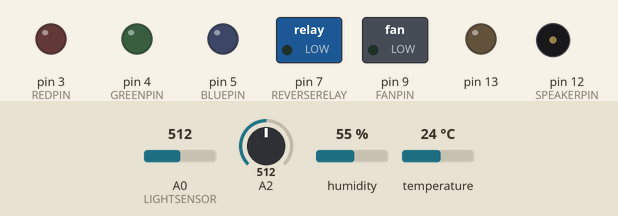
Bench run of a sketch on a simulated Arduino Uno, built with avr-gcc and run on an emulated ATmega328P. On the bench: switched loads named in the sketch (green lamp = pin HIGH), output pins drawn as LEDs (lit = HIGH), buzzer (waves = sounding, pin HIGH). The inputs (shaded band) are chosen by the test bench; at power-on: A0 (LIGHTSENSOR) = 512, A2 = 512, humidity 55 %, temperature 24 °C. The local clock reads 2024-03-15 10:24:30 at power-on unless the sketch sets it; what the sketch prints to the serial monitor is not drawn.

Above: at 0.01 s.
At 24.9 s:
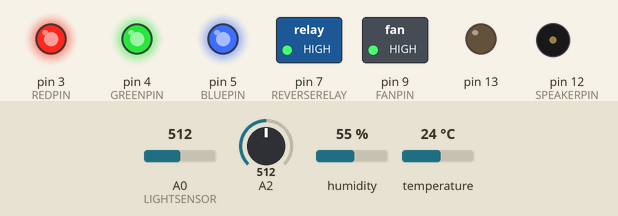
At 28.4 s:
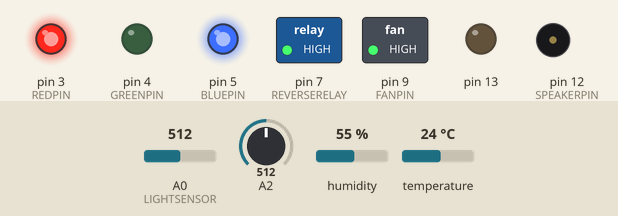
At 35.9 s:
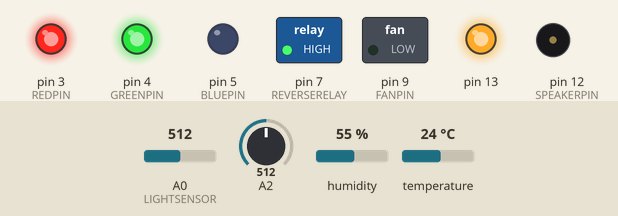
At 59.5 s:
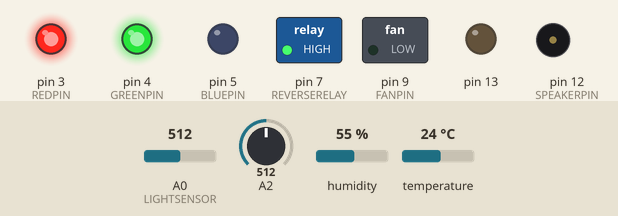
Timing chart, 0 to 61.0 s (numbered marks = the images above):
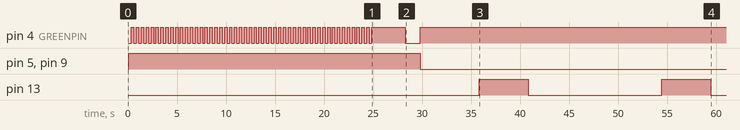

Measured:
- by itself, pin 4 (GREENPIN): goes 48 × (LOW 0.25 s, HIGH 0.25 s), LOW 0.25 s, HIGH 3.4 s, LOW 1.5 s, then HIGH
- by itself, pin 5 (BLUEPIN), pin 9 (FANPIN): HIGH → LOW at 29.8 s
- by itself, pin 13: alternates HIGH for 5.0 s and LOW for 13.6 s

The sketch:

Dapur_complete_WIFI.ino
```cpp
#include <DS3231.h>

#include <SoftwareSerial.h>
#include <EEPROM.h>
#include <Wire.h>
#include <DHT.h>
#include <string.h>

// ----------------------- Bluetooth --------------------------------
// replace with your channelâ€™s thingspeak API key,
#define IP "184.106.153.149" // thingspeak.com IP address
//String apiKey = "WJI6NI76Y57L4EK1";
String GET = "GET /update?api_key=WJI6NI76Y57L4EK1"; // API key
const char* ssid = "Alice_in_wonderLAN";
const char* password = "mbahjambrong";

// ----------------------- Temperature DHT --------------------------
#define         DHTPIN A1
#define         DHTTYPE DHT11                         // DHT 11 which is derived from the chart in datasheet
DHT dht(DHTPIN, DHTTYPE);
bool IsDHTEnabled = true;

// ----------------------- Movement PIR -----------------------------------
int PIRPIN = 8;               // choose the input pin (for PIR sensor)
int pirState = LOW;             // we start, assuming no motion detected
int val = 0;                    // variable for reading the pin status
bool IsPirEnabled = true;

// ----------------------- Sirene ----------------------------------------
int SPEAKERPIN = 12;
bool IsPanicActive = false;
bool IsSireneEnabled = true;

// ----------------------- CLock ----------------------------------------
DS3231  rtc(SDA, SCL);
double startingMinute;
bool isFirstFifteen;

// ------------------------ FAN ------------------------------------------
int FANPIN = 9;
double FANRUNTIME = 5; // in minutes
bool IsFanEnabled = true;
bool IsFanOn = false;
bool IsForcedOn = false;
int LastHour = 25;

// ----------------------- LED STATUS -----------------------------------
int REDPIN = 3;
int GREENPIN = 4;
int BLUEPIN = 5;
int LoopCounter = 0;

// ------------------------ FAN REVERSAL BUTTON --------------------------
#define LIGHTSENSOR A0
int REVERSERELAY = 7;
bool IsReverseEnabled = false;

/************************MQ-2 Gas Sensor************************************/
#define         MQ_PIN                       (2)     //define which analog input channel you are going to use
#define         RL_VALUE                     (5)     //define the load resistance on the board, in kilo ohms
#define         RO_CLEAN_AIR_FACTOR          (9.83)  //RO_CLEAR_AIR_FACTOR=(Sensor resistance in clean air)/RO,
                                                     //which is derived from the chart in datasheet

#define         CALIBARAION_SAMPLE_TIMES     (50)    //define how many samples you are going to take in the calibration phase
#define         CALIBRATION_SAMPLE_INTERVAL  (500)   //define the time interal(in milisecond) between each samples in the
                                                     //cablibration phase
#define         READ_SAMPLE_INTERVAL         (50)    //define how many samples you are going to take in normal operation
#define         READ_SAMPLE_TIMES            (5)     //define the time interal(in milisecond) between each samples in
                                                     //normal operation
#define         GAS_LPG                      (0)
#define         GAS_CO                       (1)
#define         GAS_SMOKE                    (2)

float           LPGCurve[3]  =  {2.3,0.21,-0.47};   //two points are taken from the curve.
                                                    //with these two points, a line is formed which is "approximately equivalent"
                                                    //to the original curve.
                                                    //data format:{ x, y, slope}; point1: (lg200, 0.21), point2: (lg10000, -0.59)
float           COCurve[3]  =  {2.3,0.72,-0.34};    //two points are taken from the curve.
                                                    //with these two points, a line is formed which is "approximately equivalent"
                                                    //to the original curve.
                                                    //data format:{ x, y, slope}; point1: (lg200, 0.72), point2: (lg10000,  0.15)
float           SmokeCurve[3] ={2.3,0.53,-0.44};    //two points are taken from the curve.
                                                    //with these two points, a line is formed which is "approximately equivalent"
                                                    //to the original curve.
                                                    //data format:{ x, y, slope}; point1: (lg200, 0.53), point2: (lg10000,  -0.22)
float           Ro           =  10;                 //Ro is initialized to 10 kilo ohms

bool IsGasSensorEnable = true;
bool IsGasLeaking = false;
int GasTreshold = 30;

String LoadSettings(bool phoneRequest)
{
  char value[512];
  for(int i=0; i<=512; i++)
  {
    value[i]= (char)EEPROM.read(i);
    Serial.println((char)EEPROM.read(i));
  }

  String settingString;
  char *p = value;
  char *str;
  int i = 0;
  while ((str = strtok_r(p, ";", &p)) != NULL) // delimiter is the semicolon
  {
    bool isSkipped;
    if(str[i] == 'S') // speaker
    {
      IsSireneEnabled = (bool)str[i+2];
      Serial.print("Speaker status:");
      Serial.println(IsSireneEnabled);
    }
    else if(str[i] == 'P') // PIR
    {
      if(str[i+2] == '0')
        IsPirEnabled = false;
      else if(str[i+2] == '1')
        IsPirEnabled = true;

      Serial.print("PIR status:");
      Serial.println(IsPirEnabled);
    }
    else if(str[i] == 'T') // DHT
    {
      IsDHTEnabled = (bool)str[i+2];
      Serial.print("DHT status:");
      Serial.println(IsDHTEnabled);
    }
    else if(str[i] == 'G') // MQ2
    {
      IsGasSensorEnable = (bool)str[i+2];
      Serial.print("MQ2 status:");
      Serial.println(IsGasSensorEnable);
    }
    else if(str[i] == 'F') // Fan
    {
      IsFanEnabled = (bool)str[i+2];

      Serial.print("FAN status:");
      Serial.println(IsFanEnabled);
    }
    //else if(str[i] == 'D') // Timer
    //  FANRUNTIME = (
    else
    {
      isSkipped = true;
    }

    if(!isSkipped)
    {
      settingString += str[i] + str[i+1] + str[i+2] + ";";
    }

    Serial.println(str);
  }

  return settingString;
}

void UpdateSettings(String settingValue)
{
  Serial.println("UPDATING");
  for(int i = 0; i < settingValue.length(); i++)
  {
    EEPROM.write(i, (byte)settingValue[i]);
    Serial.println(settingValue[i]);
  }
  LoadSettings(false);
}

// Get Movement Reading
bool GetMovementReadings()
{
  if(!IsPirEnabled)
  {
    return false;
  }

  val = digitalRead(PIRPIN);  // read input value
  if (val == HIGH) {            // check if the input is HIGH
    if (pirState == LOW)
    {
      // we have just turned on
      Serial.println("Motion detected!");
      // We only want to print on the output change, not state
      pirState = HIGH;
    }
  }
  else
  {
    if (pirState == HIGH)
    {
      // we have just turned off
      Serial.println("Motion ended!");
      // We only want to print on the output change, not state
      pirState = LOW;
    }
  }

  if(IsSireneEnabled)
  {
    digitalWrite(SPEAKERPIN, pirState);
  }

  return pirState;
}

// Get MQ2 Sensor value
String GetAirReadings()
{
  String mq2Info = "~L:";
  int lpg = (MQGetGasPercentage(MQRead(MQ_PIN)/Ro,GAS_LPG));
  mq2Info += lpg;
  mq2Info += "~|~C:";
  int co = (MQGetGasPercentage(MQRead(MQ_PIN)/Ro,GAS_CO));
  mq2Info += co;
  mq2Info += "~|~S:";
  int smoke = (MQGetGasPercentage(MQRead(MQ_PIN)/Ro,GAS_SMOKE));
  mq2Info += smoke;
  mq2Info += "~|";

  IsGasLeaking = (lpg > GasTreshold) || (co > GasTreshold) || (smoke > GasTreshold);
  if(IsGasLeaking)
  {
    digitalWrite(REDPIN, LOW);
    digitalWrite(GREENPIN, HIGH);
    digitalWrite(SPEAKERPIN, HIGH);
  }
  else
  {
    digitalWrite(REDPIN, HIGH);
    digitalWrite(SPEAKERPIN, LOW);
  }

  return mq2Info;
}

// Get Temperature reading
float GetTemperature()
{
  return dht.readTemperature();
}

float GetHumidity()
{
  return dht.readHumidity();
}

bool GetFanTimer()
{
  //byte second, minute, hour, dayOfWeek, dayOfMonth, month, year;
  // retrieve data from DS3231
  char *p = rtc.getTimeStr(FORMAT_SHORT);
  char *str;
  String sz[2];
  int i = 0;

  while ((str = strtok_r(p, ":", &p)) != NULL) // delimiter is the semicolon
  {
    sz[i] = (String)str;
    i++;
  }

  int hour = sz[0].toInt();
  int minute = sz[1].toInt();
  if(LastHour != hour)
  {
    startingMinute = minute;
    isFirstFifteen = true;
    LastHour = hour;
  }

  if(isFirstFifteen)
  {
    if(startingMinute <  (60 - FANRUNTIME) && minute > startingMinute + FANRUNTIME)
    {
      isFirstFifteen = false;
      return false;
    }
    else if(startingMinute >= (60 - FANRUNTIME) && (startingMinute + FANRUNTIME) - 60 > minute)
    {
      isFirstFifteen = false;
      return false;
    }
    else
    {
      return true;
    }
  }
return false;
}


/****************** MQResistanceCalculation ****************************************
Input:   raw_adc - raw value read from adc, which represents the voltage
Output:  the calculated sensor resistance
Remarks: The sensor and the load resistor forms a voltage divider. Given the voltage
         across the load resistor and its resistance, the resistance of the sensor
         could be derived.
************************************************************************************/
float MQResistanceCalculation(int raw_adc)
{
  return ( ((float)RL_VALUE*(1023-raw_adc)/raw_adc));
}

/***************************** MQCalibration ****************************************
Input:   mq_pin - analog channel
Output:  Ro of the sensor
Remarks: This function assumes that the sensor is in clean air. It use
         MQResistanceCalculation to calculates the sensor resistance in clean air
         and then divides it with RO_CLEAN_AIR_FACTOR. RO_CLEAN_AIR_FACTOR is about
         10, which differs slightly between different sensors.
************************************************************************************/
float MQCalibration(int mq_pin)
{
  int i;
  float val=0;

  for (i=0;i<CALIBARAION_SAMPLE_TIMES;i++) {            //take multiple samples
    digitalWrite(GREENPIN, 0);
    val += MQResistanceCalculation(analogRead(mq_pin));
    delay(CALIBRATION_SAMPLE_INTERVAL / 2);
    digitalWrite(GREENPIN, 1);
    delay(CALIBRATION_SAMPLE_INTERVAL / 2);
  }
  val = val/CALIBARAION_SAMPLE_TIMES;                   //calculate the average value

  val = val/RO_CLEAN_AIR_FACTOR;                        //divided by RO_CLEAN_AIR_FACTOR yields the Ro
                                                        //according to the chart in the datasheet
  return val;
}
/*****************************  MQRead *********************************************
Input:   mq_pin - analog channel
Output:  Rs of the sensor
Remarks: This function use MQResistanceCalculation to caculate the sensor resistenc (Rs).
         The Rs changes as the sensor is in the different consentration of the target
         gas. The sample times and the time interval between samples could be configured
         by changing the definition of the macros.
************************************************************************************/
float MQRead(int mq_pin)
{
  int i;
  float rs=0;

  for (i=0;i<READ_SAMPLE_TIMES;i++) {
    rs += MQResistanceCalculation(analogRead(mq_pin));
    delay(READ_SAMPLE_INTERVAL);
  }

  rs = rs/READ_SAMPLE_TIMES;

  return rs;
}

/*****************************  MQGetGasPercentage **********************************
Input:   rs_ro_ratio - Rs divided by Ro
         gas_id      - target gas type
Output:  ppm of the target gas
Remarks: This function passes different curves to the MQGetPercentage function which
         calculates the ppm (parts per million) of the target gas.
************************************************************************************/
int MQGetGasPercentage(float rs_ro_ratio, int gas_id)
{
  if ( gas_id == GAS_LPG ) {
     return MQGetPercentage(rs_ro_ratio,LPGCurve);
  } else if ( gas_id == GAS_CO ) {
     return MQGetPercentage(rs_ro_ratio,COCurve);
  } else if ( gas_id == GAS_SMOKE ) {
     return MQGetPercentage(rs_ro_ratio,SmokeCurve);
  }

  return 0;
}

/*****************************  MQGetPercentage **********************************
Input:   rs_ro_ratio - Rs divided by Ro
         pcurve      - pointer to the curve of the target gas
Output:  ppm of the target gas
Remarks: By using the slope and a point of the line. The x(logarithmic value of ppm)
         of the line could be derived if y(rs_ro_ratio) is provided. As it is a
         logarithmic coordinate, power of 10 is used to convert the result to non-logarithmic
         value.
************************************************************************************/
int  MQGetPercentage(float rs_ro_ratio, float *pcurve)
{
  return (pow(10,( ((log(rs_ro_ratio)-pcurve[1])/pcurve[2]) + pcurve[0])));
}

void sendData(float t, float h, bool isGasSafe, int lpg, int co, int smoke, bool isFanOn, float light)
{
  String cmd = "AT+CIPSTART=\"TCP\",\"";
  cmd += IP;
  cmd += "\",80";

  Serial.println(cmd);
  delay(5000);

  if (Serial.find("Error")) {
    return;
  }

  cmd = GET;
  cmd += "&field1=";
  cmd += String(t);
  cmd += "&field2=";
  cmd += String(h);
  cmd += "&field3=";
  cmd += String(isGasSafe);
  cmd += "&field4=";
  cmd += String(lpg);
  cmd += "&field5=";
  cmd += String(co);
  cmd += "&field6=";
  cmd += String(smoke);
  cmd += "&field7=";
  cmd += String(isFanOn);
  cmd += "&field8=";
  cmd += String(light);
  cmd += "\r\n\r\n";
  Serial.print("AT+CIPSEND=");
  Serial.println(cmd.length());
  digitalWrite(13,1);
  delay(5000);
  digitalWrite(13,0);
  delay(5000);

  if (Serial.find(">")) { // Perintah AT+CIPSEND akan menampilkan prompt ">"
    digitalWrite(13,1);
    delay(200);
    digitalWrite(13,0);
    Serial.print(cmd);
  }

//  if (client.connect(server,80)) { // "184.106.153.149" or api.thingspeak.com
//  String postStr = apiKey;
//  postStr +="&field1=";
//  postStr += String(t);
//  postStr +="&field2=";
//  postStr += String(light);
//  postStr +="&field3=";
//  postStr += String(isGasSafe);
//  postStr +="&field4=";
//  postStr += String(isFanOn);
//  postStr += "\r\n\r\n";
//
//  client.print("POST /update HTTP/1.1\n");
//  client.print("Host: api.thingspeak.com\n");
//  client.print("Connection: close\n");
//  client.print("X-THINGSPEAKAPIKEY: "+apiKey+"\n");
//  client.print("Content-Type: application/x-www-form-urlencoded\n");
//  client.print("Content-Length: ");
//  client.print(postStr.length());
//  client.print("\n\n");
//  client.print(postStr);
//
//  Serial.print("Temperature: ");
//  Serial.print(t);
//  Serial.print(" degrees Celcius, Light: ");
//  Serial.print(light);
//  Serial.print(" ");
//  Serial.print("Gas Status: ");
//  if(isGasSafe)
//    Serial.print("OK");
//  else
//    Serial.print("DANGER");
//  }
//  Serial.print(" Fan Status: ");
//  if(isFanOn)
//  {
//    Serial.print("ON");
//  }
//  else
//  {
//    Serial.print("OFF");
//  }
//  client.stop();
//
//  Serial.println("Waitingâ€¦");
}

void setup() {
  dht.begin();
  // Initialize the rtc object
  rtc.begin();
  Wire.begin();
  Serial.begin(115200);
  Serial.write("AT+CWJAP=\"Alice_in_wonderLAN\",\"mbahjambrong\"");
  delay(100);

  pinMode(SPEAKERPIN,OUTPUT);
  pinMode(REVERSERELAY, OUTPUT);
  pinMode(FANPIN, OUTPUT);
  pinMode(REDPIN, OUTPUT);
  pinMode(GREENPIN, OUTPUT);
  pinMode(BLUEPIN, OUTPUT);

  digitalWrite(REDPIN, HIGH);
  digitalWrite(GREENPIN, HIGH);
  digitalWrite(BLUEPIN, HIGH);
  digitalWrite(FANPIN, HIGH); // fan is reversed when installing the cable -_-
  digitalWrite(REVERSERELAY, HIGH); //reversed

  pinMode(13, OUTPUT);

  //MQ-2 Setup
    //UART setup, baudrate = 9600bps
  //Serial.println("Running...");
  //Serial.println("Calibrating...");

  Ro = MQCalibration(MQ_PIN);                       //Calibrating the sensor. Please make sure the sensor is in clean air

//  Serial.println("Calibration is done...");
//  Serial.println("Ro=");
//  Serial.print(Ro);
//  Serial.println("kohm");
  delay(3000);
  //UpdateSettings("S:1;P:0;T:1;G:1;F:0;D:15;");
  LoadSettings(false);

}

void loop() {
  if(!IsGasLeaking && !IsFanOn && LoopCounter % 5 == 0)
  {
    digitalWrite(GREENPIN, LOW);
    LoopCounter = 0;
  }
  else if(!IsGasLeaking && !IsFanOn && LoopCounter % 5 != 0)
  {
    digitalWrite(GREENPIN, HIGH);
  }
  else if(!IsGasLeaking && IsFanOn)
  {
    digitalWrite(BLUEPIN, LOW);
  }

  String input;
  digitalWrite(SPEAKERPIN, IsPanicActive);

  // Get Temperature reading
  float t = GetTemperature();
  float h = GetHumidity();

  GetAirReadings();
  int lpg = (MQGetGasPercentage(MQRead(MQ_PIN)/Ro,GAS_LPG));
  int co = (MQGetGasPercentage(MQRead(MQ_PIN)/Ro,GAS_CO));
  int smoke = (MQGetGasPercentage(MQRead(MQ_PIN)/Ro,GAS_SMOKE));

  float light = analogRead(LIGHTSENSOR);

//  if(IsPirEnabled)
//  {
//    message += "~M:";
//    message += GetMovementReadings();
//  }

  if(IsGasLeaking || IsForcedOn)
  {
    digitalWrite(REVERSERELAY, HIGH); //reversed
    digitalWrite(FANPIN, LOW);
  }
  else
  {
    if(light > 600)
    {
      delay(5000);
      // fan blow air TO kitchen
      IsReverseEnabled = true;
      digitalWrite(REVERSERELAY, LOW); //reversed
      digitalWrite(FANPIN, LOW);
    }
    else
    {
      // fan suck air FROM kitchen
      IsReverseEnabled = false;
      digitalWrite(REVERSERELAY, HIGH); // reversed
      if(GetFanTimer())
      {
        digitalWrite(GREENPIN, HIGH);
        digitalWrite(BLUEPIN, LOW);
        digitalWrite(FANPIN, LOW);
        IsFanOn = true;
      }
      else
      {
        digitalWrite(BLUEPIN, HIGH);
        digitalWrite(FANPIN, HIGH);
        IsFanOn = false;
      }
    }
  }
  sendData(t, h, IsGasLeaking, lpg, co, smoke, IsFanOn, light);

  delay(100);// prepare for next data ...
  LoopCounter += 1;
}
```
